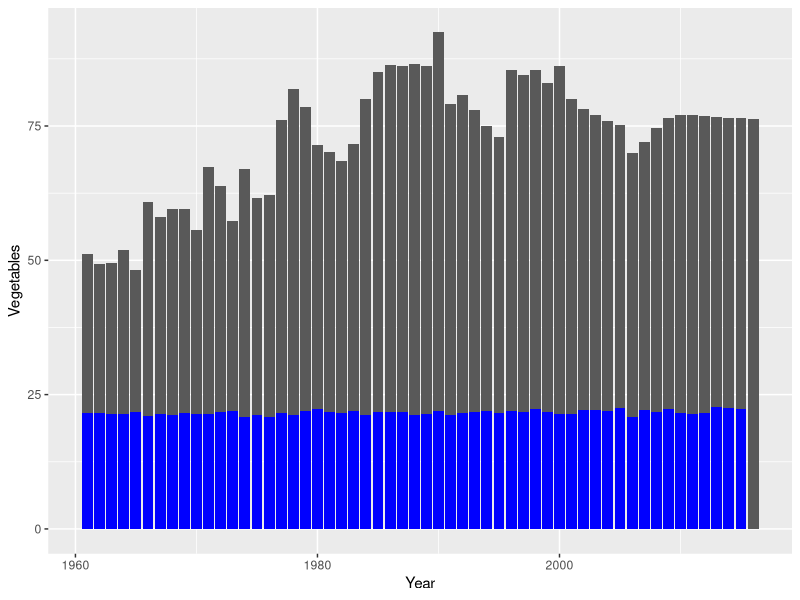
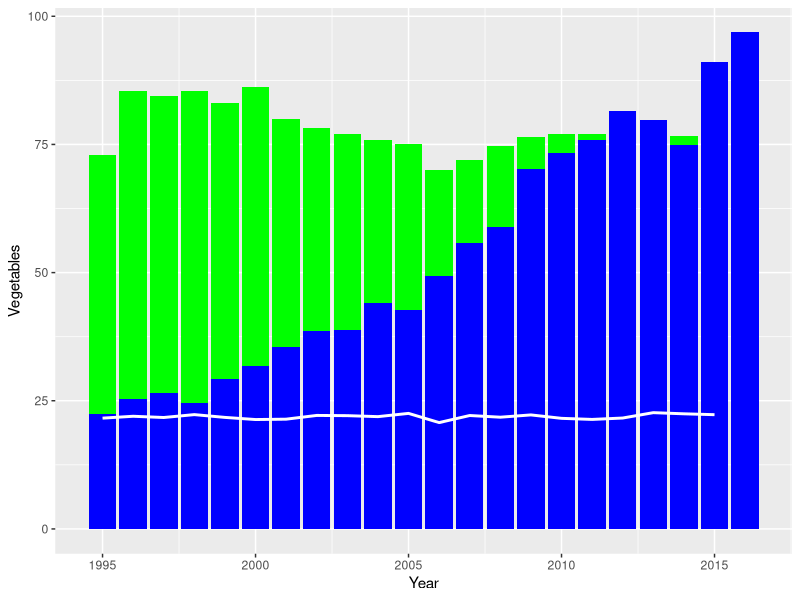

The R source for these figures, in order:
library(tidyverse)
library(lubridate)

setwd("~/Documents/GitHub/fun-in-the-sun")

Temp <- read_csv("Temp.csv")
Veg <- read_csv("vegetables.csv")
Aqua <- read_csv("AQUA_PRODUCTION5.xls.csv")
Veg2 <- read_csv("veg deluxe.csv")
Aqua2 <- read_csv("AQUA_PRODUCTION6.xls.csv")


join <- Aqua2 %>% 
  left_join(Veg2, by="Year") %>%
  left_join(Temp, by="Year")
  
Vegtemp <- Veg2 %>% 
  full_join(Temp, by="Year")

ggplot(data = Vegtemp) + 
  geom_bar(mapping = aes(x = Year, y = Vegetables), stat = 'identity')+
  geom_bar(mapping = aes(x = Year, y = temp),stat = 'identity', fill = 'blue')

ggplot(data = join) + 
  geom_bar(mapping = aes(x = Year, y = Vegetables), stat = 'identity', fill = 'green')+
  geom_bar(mapping = aes(x = Year, y = Fish),stat = 'identity', fill = 'blue', opacity = '50')+
  geom_smooth(mapping = aes(x = Year, y = temp),stat = 'identity', color = 'white')
  
options(scipen=999)
